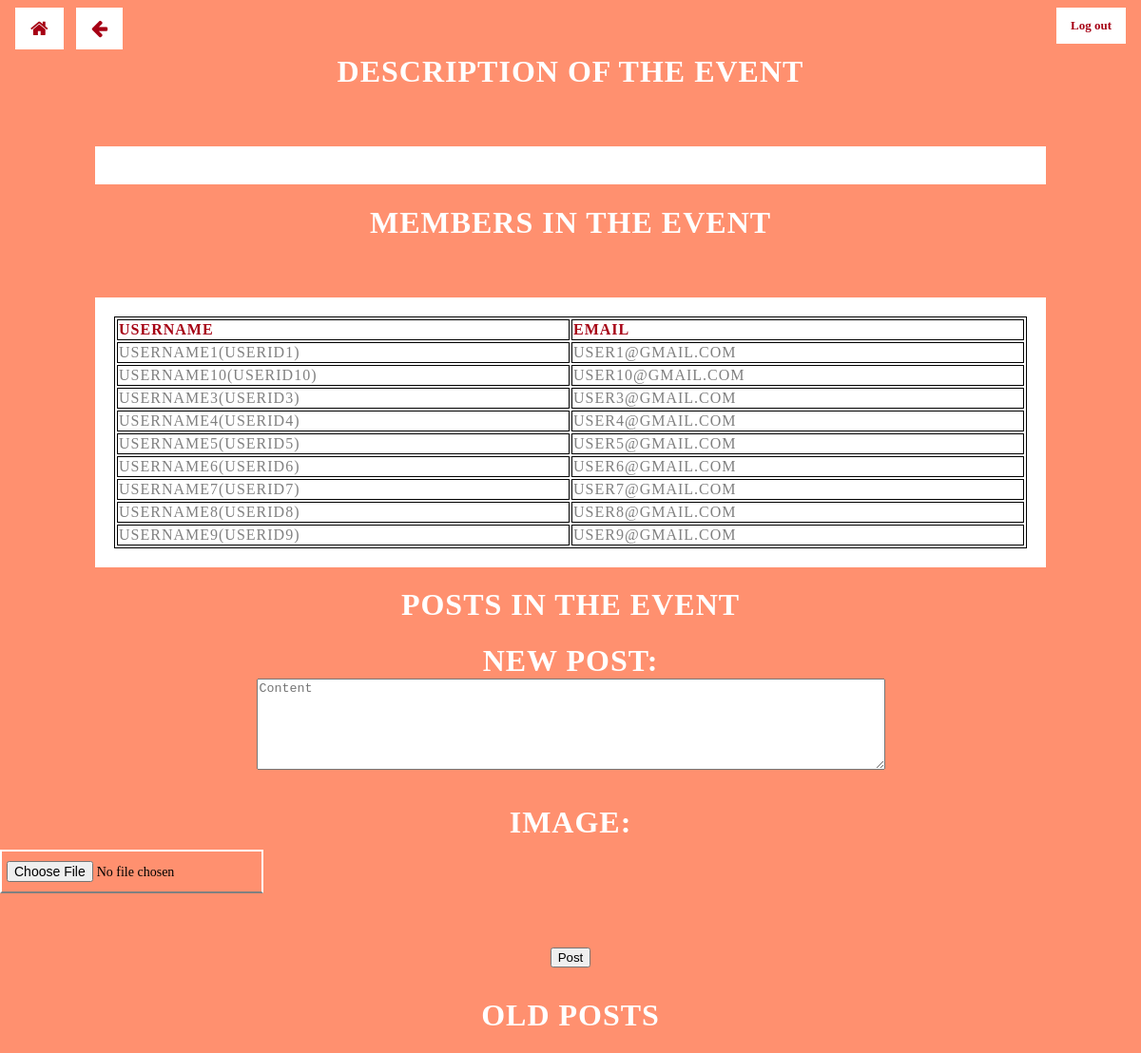
Page /events.php?event=2 (signed in) on the committed database.
### tables this page shows
CREATE TABLE IF NOT EXISTS participants (
    user VARCHAR(15) NOT NULL,
    event INTEGER NOT NULL,
    PRIMARY KEY(user, event),
    FOREIGN KEY(user) REFERENCES users_info(userid) ON UPDATE CASCADE ON DELETE CASCADE,
    FOREIGN KEY(event) REFERENCES events_info(eventid) ON UPDATE CASCADE ON DELETE CASCADE
);

CREATE TABLE IF NOT EXISTS users_info (
    userid VARCHAR(15) PRIMARY KEY NOT NULL,
    username VARCHAR(255),
    pass VARCHAR(16) NOT NULL,
    email VARCHAR(30),
    orgn VARCHAR(255)
);

### events.php (the view, shortened to what this page needs)
<?php
    include("connection.php");
	echo "<button onclick='window.history.go(-1); return false;' class='goBack'><i class='fa fa-arrow-left'></i></button>";
	echo "<button onclick='window.location.href=".'"users.php"'."' class='btn'><i class='fa fa-home'></i></button>";
	echo "<button onclick='window.location.href=".'"logout.php"'."' class='logout'>Log out</button><br><br>";
    $event = $_GET["event"];
    $eventdetails = $conn->query("SELECT * from events_info where eventid='$event'");
    $eventdetails = $eventdetails->fetch_assoc();
    echo "<h1>Description of the event</h1>";
    echo "<div class='form-container'><font color=''>".$eventdetails["description"]."</font></div>";
    echo "<h1>Members in the Event<h1></b>";
    $sql = $conn->query("SELECT user from participants where event='$event'");
    echo "<div class='form-container'>";
        if($sql->num_rows>0){
            echo "<table>";
            echo "<tr> <th>Username</th> <th>Email</th></tr>";
            while($row = $sql->fetch_assoc()){
                echo "<tr>";
                    $row=$row["user"];
                    $user = $conn->query("SELECT * from users_info WHERE userid='$row'");
                    $user = $user->fetch_assoc();
                        echo "<td>".$user['username']."(".$user['userid'].")</td>";
                        echo "<td>".$user['email']."</td>";
                echo "</tr>";
            }
            echo "</table>";
        }
        else{
            echo "<label><font color='grey'>No Participants in the event</font></label>.<br>";
        }
    echo"</div>";
    echo "<h1>Posts in the Event<h1></b>";
        echo "<form action='event_post.php' method='POST' enctype='multipart/form-data'>";
            echo "New Post:<br><textarea name='content' placeholder='Content' rows='6' cols='80'></textarea><br><br>";
            echo "Image: <input type='file' name='img'><br>";
            echo "<button type='submit' name='upload_post'>Post</button>";
        echo "</form>";
        echo "<b>OLD POSTS</b><br>";
?>
<html>
    <head>
	<link rel="stylesheet" type="text/css" href="css/events.css">
	<link rel="stylesheet" href="https://cdnjs.cloudflare.com/ajax/libs/font-awesome/4.7.0/css/font-awesome.min.css">
    </head>
</html>

### css/events.css (style rules this page uses)
.btn { background-color: white; border: none; color: #a60014; padding: 12px 16px; cursor: pointer; position: absolute; top: 8px; left: 16px; font-size: 20px; }
.logout { font-weight:bold; background-color: white; font-family: Georgia; border: none; color: #a60014; padding: 11px 15px; cursor: pointer; position: absolute; top: 8px; right: 16px; font-size: 13px; }
.goBack { background-color: white; border: none; color: #a60014; padding: 12px 16px; cursor: pointer; position: absolute; top: 8px; left: 80px; font-size: 20px; }
h1 { color: white; text-transform: uppercase; letter-spacing: 1px; font-family:Georgia; }
.form-container { width: 80%; background-color: white; margin: auto; margin-top: 5%; font-family: serif; font-size: 14px; text-align: left; background: white; display: flex; justify-content: center; padding: 20px; }
input { background: transparent; color:black; font-family: serif; font-size: 14px; display: block; padding: 10px 30px 10px 5px; margin: 10px 0 20px; border: 2px solid white; border-bottom: 2px solid grey; }
table { width:100%; color:solid black; table-layout:fixed; border: 1px solid black; }
td { word-wrap:break-word; border: 1px solid black; }
th { text-align: left; color: #a60014; border: 1px solid black; }

### rows in the picture
participants: user.username "USERNAME1", user.userid "USERID1", user.email "USER1@GMAIL.COM"
participants: user.username "USERNAME10", user.userid "USERID10", user.email "USER10@GMAIL.COM"
participants: user.username "USERNAME3", user.userid "USERID3", user.email "USER3@GMAIL.COM"
participants: user.username "USERNAME4", user.userid "USERID4", user.email "USER4@GMAIL.COM"
participants: user.username "USERNAME5", user.userid "USERID5", user.email "USER5@GMAIL.COM"
participants: user.username "USERNAME6", user.userid "USERID6", user.email "USER6@GMAIL.COM"
participants: user.username "USERNAME7", user.userid "USERID7", user.email "USER7@GMAIL.COM"
participants: user.username "USERNAME8", user.userid "USERID8", user.email "USER8@GMAIL.COM"
participants: user.username "USERNAME9", user.userid "USERID9", user.email "USER9@GMAIL.COM"
